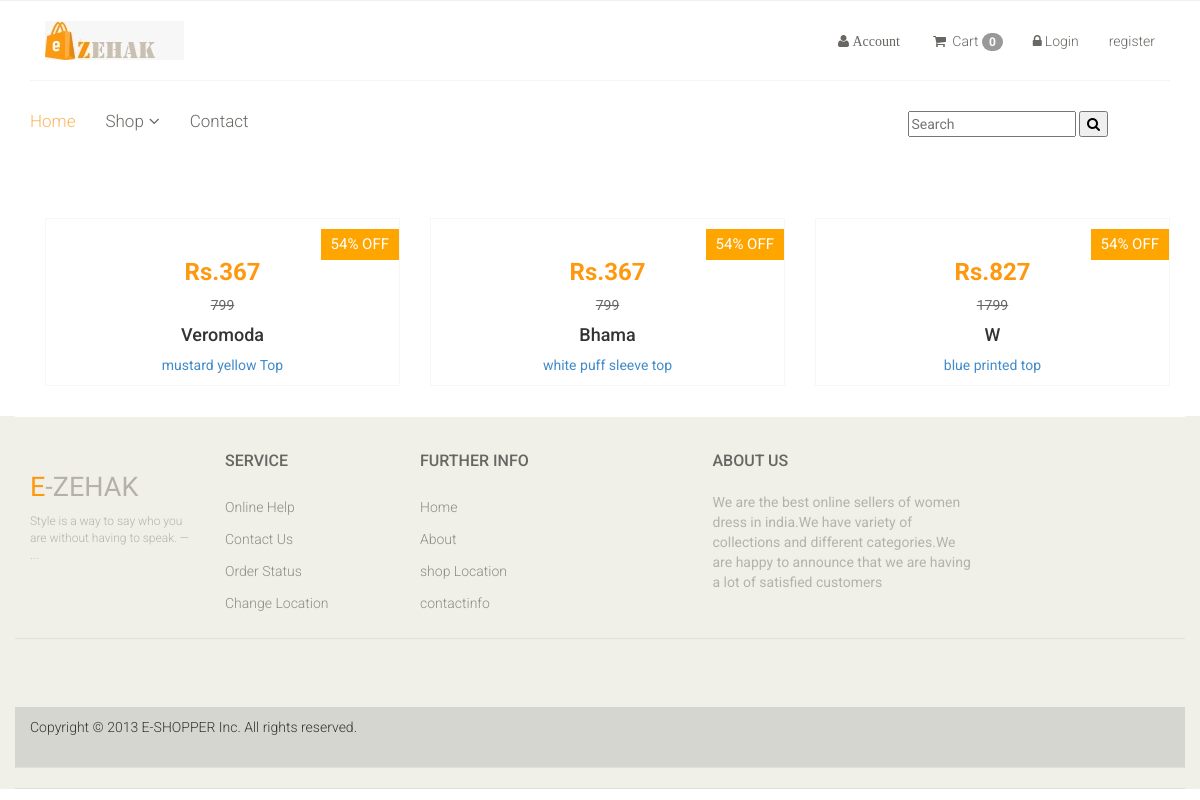
Page /catformal/9 on the earlier database version.
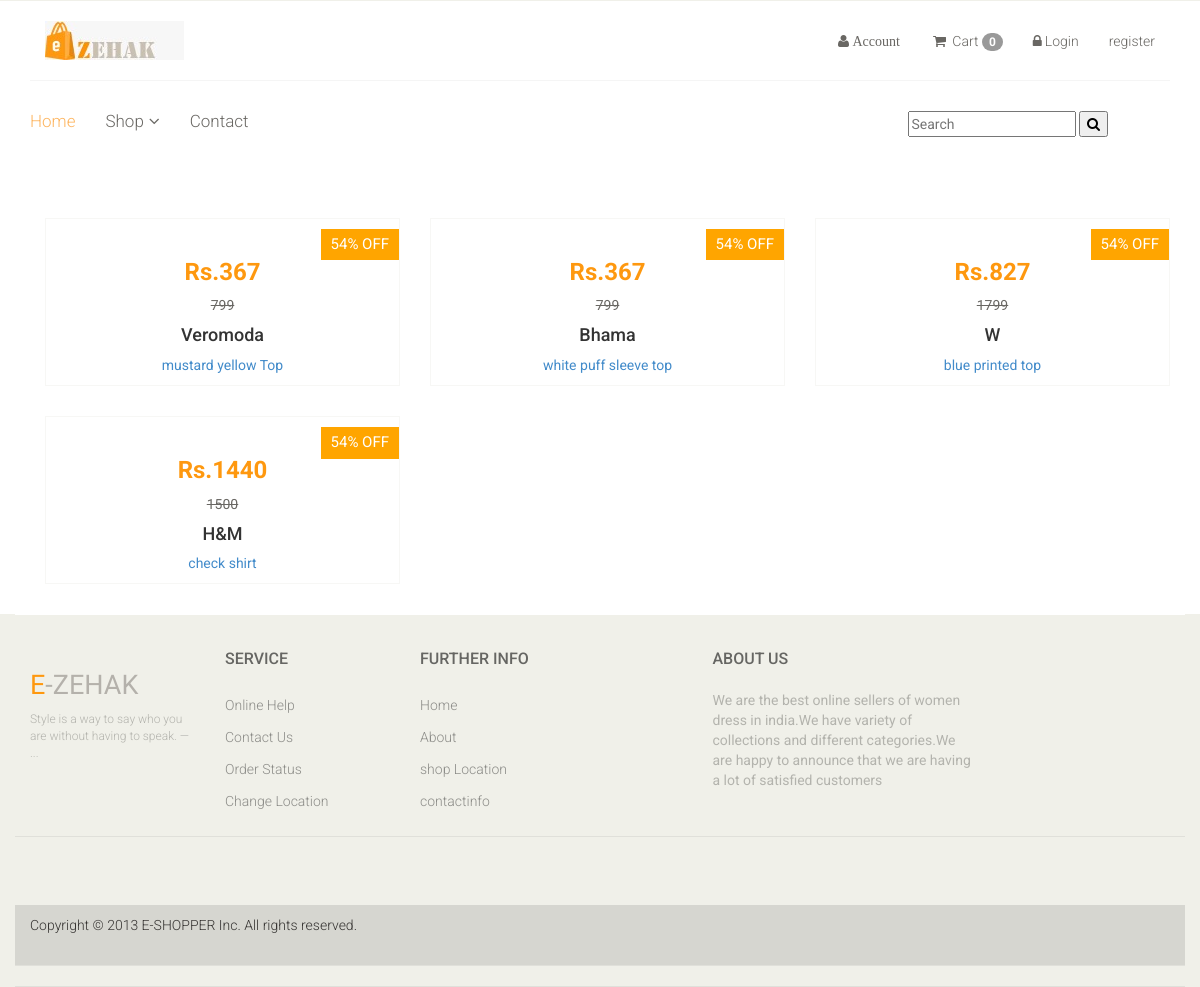
Same page on the later database version.
### week8/models.py (models this page shows, shortened)
class Product(models.Model):
    image1 = models.ImageField(upload_to='photos/productimages')
    image2 = models.ImageField(upload_to='photos/productimages')
    image3 = models.ImageField(upload_to='photos/productimages',blank=True)
    image4 = models.ImageField(upload_to='photos/productimages',blank=True)
    brand = models.CharField(max_length=50)
    productname = models.CharField(max_length=50,unique=True)
    category = models.ForeignKey(Category,on_delete=models.CASCADE)
    price = models.IntegerField()
    offers = models.IntegerField(default=0)
    newprice = models.IntegerField(default=0)
    size = models.ManyToManyField(Size, default='s')
    stock = models.IntegerField()

class Category(models.Model):
    category_name = models.CharField(max_length=100,unique=True)
    cat_image = models.ImageField(upload_to='photos/categories',blank=True)
    offer = models.IntegerField(default=0)

### zehak/views.py (the view)
# urls.py: path('catformal/<id>',views.catformal,name='catformal'),
def catformal(request,id):
    category = Category.objects.get(id=id)
    pro = Product.objects.filter(category=category)
    context={'pro' : pro}
    return render(request,"user/category.html",context)

### zehak/context_processor.py (called while the page is built)
def counter(request):
    cart_count = 0
    if 'admin' in request.path:
        return {}
    else:
        try:
            cart_items = CartItem.objects.all().filter(user=request.user)
            for cart_item in cart_items:
                cart_count += 1
        except TypeError:
            cart_count = 0
    return dict(cart_count=cart_count)

### templates/user/category.html (shortened to what the changed rows need)
{% load static %}
<!DOCTYPE html>
<html lang="en">
<head>
    <link href="{% static 'user/css/bootstrap.min.css' %}" rel="stylesheet">
    <link href="{% static 'user/css/font-awesome.min.css' %}" rel="stylesheet">
    <link href="{% static 'user/css/prettyPhoto.css' %}" rel="stylesheet">
    <link href="{% static 'user/css/price-range.css' %}" rel="stylesheet">
    <link href="{% static 'user/css/animate.css' %}" rel="stylesheet">
	<link href="{% static 'user/css/main.css' %}" rel="stylesheet">
	<link href="{% static 'user/css/responsive.css' %}" rel="stylesheet">
</head>
<body>
	<section>
		<div class="container">
			<div class="row">
				<div class="col-sm-12 padding-right">
					<div class="features_items">
						{% for i in pro %}
						<div class="col-sm-4">
							<div class="product-image-wrapper">
								<div class="single-products" class="item">
										<div class="productinfo text-center">
											{% if i.offers > i.category.offer %}
                                        <span class="notify-badge">{{i.offers}}% OFF</span>
                                        {% elif i.offers < i.category.offer %}
                                        <span class="notify-badge">{{i.category.offer}}% OFF</span>
                                        {% elif  i.price == i.newprice %}
                                        {% else %}
                                        <span class="notify-badge">{{i.category.offer}}% OFF</span>
                                        {% endif %}
											<h2>Rs.{{ i.newprice }}</h2><p><del>{{ i.price }}</del></p>
											<h4>{{ i.brand }}</h4>
											<p><a href="{% url 'productdetails' i.id %}">{{ i.productname }}</a></p>
										</div>
								</div>
							</div>
						</div>
						{% endfor %}
						</div>
					</div>
				</div>
			</div>
	</section>
	<footer id="footer">
		<div class="footer-top">
			<div class="container">
				<div class="row">
					<div class="col-sm-2">
						<div class="companyinfo">
							<h2><span>e</span>-ZEHAK</h2>
						</div>
					</div>
		<div class="footer-widget">
			<div class="container">
				<div class="row">
					<div class="col-sm-2">
						<div class="single-widget">
							<h2>Service</h2>
						</div>
					</div>
					<div class="col-sm-2">
						<div class="single-widget">
							<h2>Further info</h2>
						</div>
					</div>
					<div class="col-sm-3 col-sm-offset-1">
						<div class="single-widget">
							<h2>About Us</h2>
						</div>
					</div>
				</div>
			</div>
		</div>
	</footer>
</body>
</html>

Differences in the rows shown:
added Product: category.offer "54", newprice "1440", price "1500", brand "H&M", productname "check shirt"
